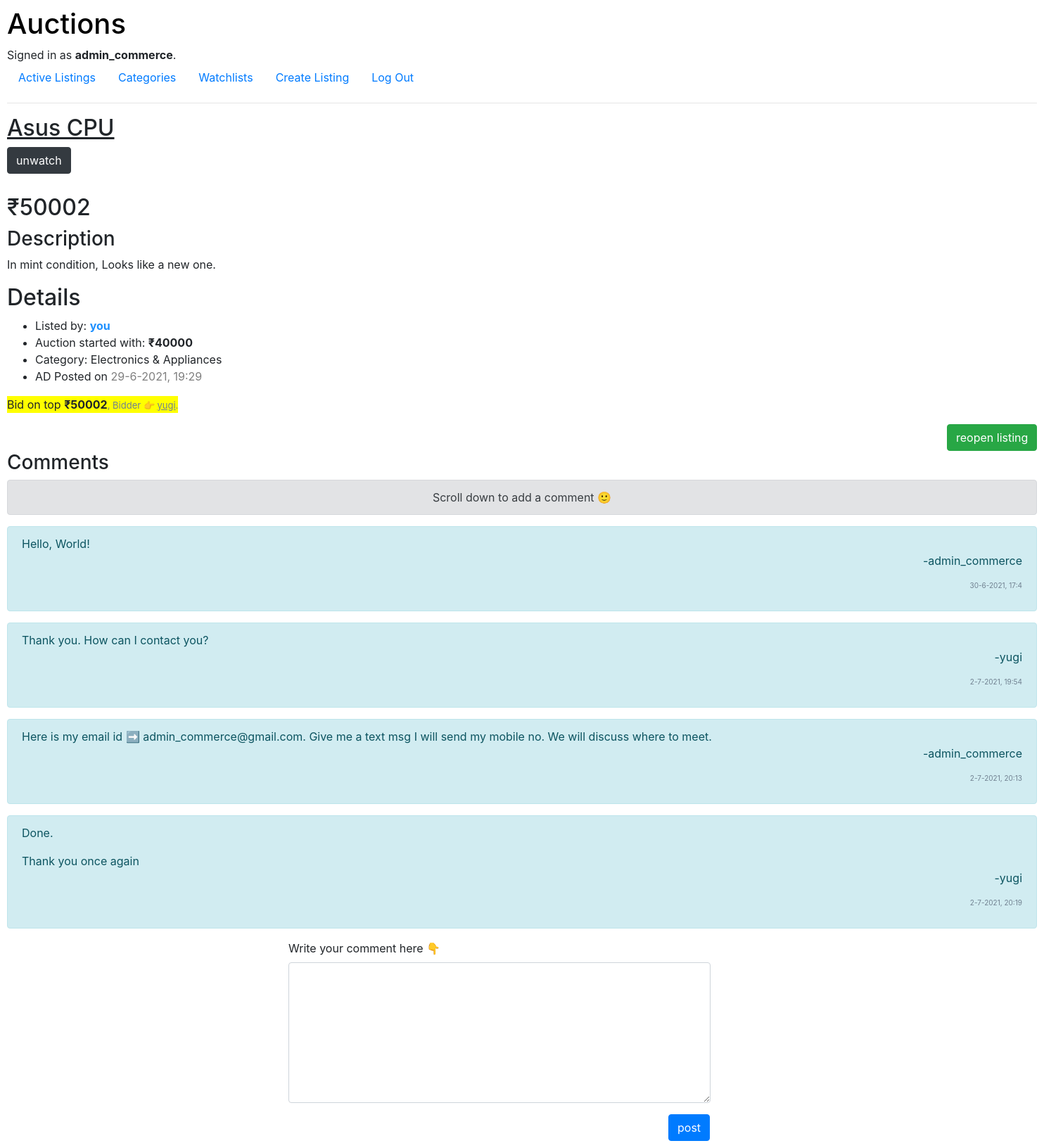
The page /listing/4 (signed in) on the database its author committed.
### auctions/models.py (models this page shows, shortened)
class User(AbstractUser): # AbstractUser is not an abstract class, it has fields implemented for username, password ....
    watchlist = models.ManyToManyField("Listing", blank = True, related_name = "watch")
    def __str__(self):
        return f"{self.username}"

class Listing(models.Model):
    ad_title = models.CharField(max_length = 54)
    description = models.CharField(max_length = 155)
    img_url = models.CharField(max_length = 2000)
    category = models.CharField(max_length = 30, blank = True)
    price = models.IntegerField()
    time = models.CharField(max_length = 20)
    user = models.ForeignKey(User, on_delete = models.CASCADE, related_name = "listing")
    flag = models.BooleanField(default=True)

class Comment(models.Model):
    text = models.CharField(max_length = 500)
    user = models.ForeignKey(User, on_delete = models.CASCADE)
    listing = models.ForeignKey(Listing, on_delete = models.CASCADE, related_name = "comment")
    time = models.CharField(max_length = 20)

### auctions/views.py (the view, shortened to what this page needs)
# urls.py: path("listing/<int:id>", views.listing, name="listing"),
def listing(request, id):
    try:
        temp1 = Listing.objects.get(id=id) # The variable declared inside if, for and try can be accessed outside of the respective blocks
    except Exception:
        raise Http404("The Requested AD is removed from our server...")  #Executed when the get() finds nothing, or more than one thing
    if request.user.is_authenticated:
        temp2 = request.user.watchlist.all()
    else:
        temp2 = []
    temp3 = temp1.comment.all()
    temp4 = temp1.bid.all()
    temp5 = []; [temp5.append(x.quote) for x in temp4]
    max_bid = temp1.price
    bidder = "None"
    if len(temp5)>0:
        max_bid=max(temp5)
    if max_bid != temp1.price:
        try:
            bidder = temp4.get(quote = max_bid).user
        except Exception:
            return HttpResponseRedirect(reverse("listing",args = (id,) ) )
    return render(request, "auctions/listing.html",{
        "ad":temp1,
        "watch":temp2,
        "comments":temp3,
        "max_bid" : max_bid,
        "bidder":bidder
    })

### auctions/templates/auctions/listing.html (shortened to what this page needs)
{% extends "auctions/layout.html" %}
{% block body %}
    <h2><u>{{ad.ad_title}}</u></h2>
    <div>
        <form action="{% url 'list' ad.id %}" method="POST">
            {% if ad in watch %}
                <input class="btn btn-dark" type="submit" name="watch" value="unwatch">
            {% else %}
                <input class="btn btn-warning" type="submit" name="watch" value="watchlist">
            {% endif %}
        </form>
    </div>
    <div style="margin-top: 5px;">
    </div>
    <div>
        <div>
            <h2> ₹{{max_bid}}</h2>
        </div>
        <div>
            <h3>Description</h3>
            <p>{{ad.description}}</p>
        </div>
        <div>
            <h2>Details</h2>
            <ul>
                {% if ad.user == user %}
                    <li>Listed by: <span style="color:dodgerblue; font-weight: bold;">you</span></li>
                {% else %}
                    <li>Listed by: <span style="color:dodgerblue; font-weight: bold;">{{ad.user}}</span></li>
                {% endif %}
                    <li>Auction started with: <strong>₹{{ad.price}}</strong></li>
                {% if ad.category != "Nothing" %}
                    <li>Category: {{ad.category}}</li>
                {% endif %}
                <li>AD Posted on <span style="color:gray;">{{ad.time}}</span></li>
            </ul>
        </div>
    </div>
    <div style="background-color: yellow; width:fit-content;">
        <p>Bid on top <strong>₹{{max_bid}}</strong><span style="color:slategray; font-size:small;" >, Bidder 👉 <u>{{bidder}}</u>.</span></p>
    </div>
    <div>
    {% if ad.user == user %}
        <form action="{% url 'listing' ad.id %}" method="POST">
            {% if ad.flag %}
                <input style="margin-left: 1350px;" class="btn btn-danger" type="submit" name="ad_flag_submit" value="close listing">
            {% else %}
                <input style="margin-left: 1336px;" class="btn btn-success" type="submit" name="ad_flag_submit" value="reopen listing">
            {% endif %}
        </form>
    {% endif %}
    </div>
    <div>
        <div> <h3>Comments</h3> </div>
        <div style="text-align: center;" class="alert alert-secondary" role="alert">
           Scroll down to add a comment 🙂
          </div>
        {% for x in comments %}
        <div class="alert alert-info" role="alert">
            {{x.text | safe }}
            <p style="text-align: right;">-{{x.user}}</p>
            <p style="color:slategray; text-align: right; font-size:x-small;">{{x.time}}</p>
        </div>
        {% empty %}
        <div class="alert alert-warning" role="alert">
            No comments so far...
        </div>
        {% endfor %}
    </div>
    <div style="margin-left: 400px;">
    <form action="{% url 'listing' ad.id %}" method="POST">
        <div class="mb-3" >
            <label for="TextareaLabel">Write your comment here 👇</label>
            <textarea style="width: 600px; height:200px;"class="form-control" id="TextareaLabel" name="comment" ></textarea>
          </div>
        <input style="margin-left: 540px;" class="btn btn-primary" type="submit" name="comment_submit" value="post">
    </form>
    </div>
{% endblock %}

### auctions/templates/auctions/layout.html (shortened to what this page needs)
{% load static %}
<!DOCTYPE html>
<html lang="en">
    <head>
        <link rel="stylesheet" href="https://stackpath.bootstrapcdn.com/bootstrap/4.4.1/css/bootstrap.min.css">
        <link href="{% static 'auctions/styles.css' %}" rel="stylesheet">
    </head>
    <body>
        <a style="color:black; padding:0;"  class="nav-link" href="{% url 'index' %}">
            <h1>Auctions</h1>
        </a>
        <div>
            {% if user.is_authenticated %}
                Signed in as <strong>{{ user.username }}</strong>.
            {% else %}
                Not signed in.
            {% endif %}
        </div>
        <ul class="nav">
            <li class="nav-item">
                <a class="nav-link" href="{% url 'index' %}">Active Listings</a>
            </li>
            <li class="nav-item">
                <a class="nav-link" href="{% url 'category' %}">Categories</a>
            </li>
            <li class="nav-item">
                <a class="nav-link" href="{% url 'watchlist' %}">Watchlists</a>
            </li>
            <li class="nav-item">
                <a class="nav-link" href="{% url 'create_listing' %}">Create Listing</a>
            </li>
            {% if user.is_authenticated %}
                <li class="nav-item">
                    <a class="nav-link" href="{% url 'logout' %}">Log Out</a>
                </li>
            {% endif %}
        </ul>
        <hr>
        {% block body %}
        {% endblock %}
    </body>
</html>

### auctions/static/auctions/styles.css (style rules this page uses)
body { padding: 10px; }

### rows shown on the page
User: username "admin_commerce"
Listing: ad_title "Asus CPU", description "In mint condition, Looks like a new one.", price "40000", category "Electronics & Appliances", time "29-6-2021, 19:29"
User: username "yugi"
Comment: text "Hello, World!", user "admin_commerce", time "30-6-2021, 17:4"
Comment: text "Thank you. How can I contact you?", user "yugi", time "2-7-2021, 19:54"
Comment: text "Here is my email id ➡ admin_commerce@gmail.com. Give me a text msg I will send my mobile no. We will discuss where to meet.", user "admin_commerce", time "2-7-2021, 20:13"
Comment: text "Done. Thank you once again", user "yugi", time "2-7-2021, 20:19"

### other values the page prints
{{ max_bid }} "50002"
